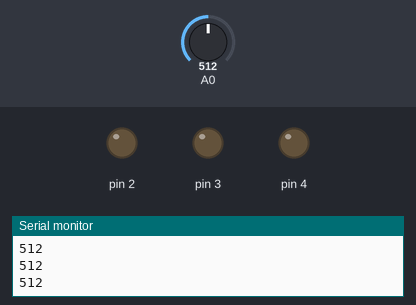
The sketch below on a simulated Arduino Uno, built with avr-gcc and run on an emulated ATmega328P. On the bench: output pins drawn as LEDs (lit = HIGH), the last lines printed to the serial monitor. The test bench sets the inputs (shaded band); at power-on: A0 = 512.

Above: at 1.2 s.
1.3 s: A0 set to 209
2.8 s: A0 set to 191
At 3.4 s:
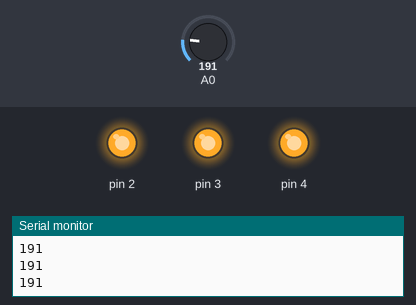
4.3 s: A0 set to 109
5.8 s: A0 set to 89
At 6.9 s:
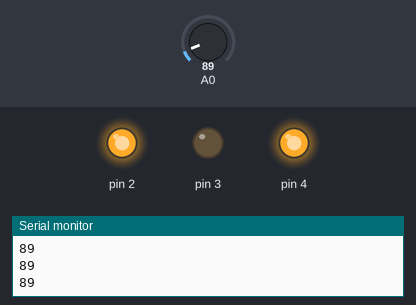
7.3 s: A0 set to 54
8.8 s: A0 set to 48
At 10.2 s:
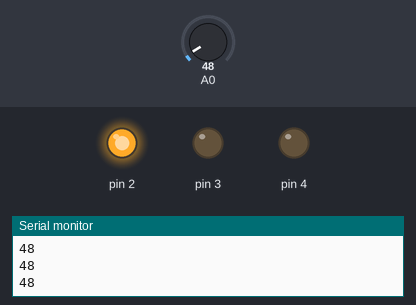
Timing chart, 0 to 11.3 s (numbered marks = the images above; inputs shaded):
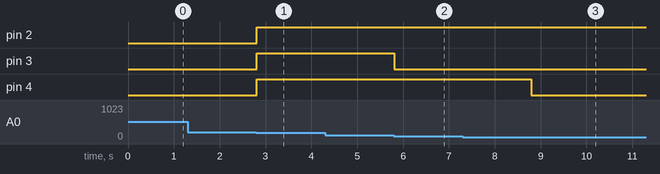

The sketch:

sketch_feb18a.ino
```cpp
void setup() {

  Serial.begin(9600);
  pinMode(2,OUTPUT);
  pinMode(3,OUTPUT);
  pinMode(4,OUTPUT);

}

// the loop routine runs over and over again forever:
void loop() {
  // read the input on analog pin 0:
  int sensorValue = analogRead(A0);
  if(sensorValue<=50){
    digitalWrite(2,1);
    digitalWrite(3,0);
    digitalWrite(4,0);

  }
  else if(sensorValue<=100){
    digitalWrite(2,1);
    digitalWrite(3,0);
     digitalWrite(4,1);
  }
  else if(sensorValue<=200){
     digitalWrite(2,1);
     digitalWrite(3,1);
     digitalWrite(4,1);
  }
  // print out the value you read:
  Serial.println(sensorValue);
  delay(1);        // delay in between reads for stability
}
```

Measured:
- the behaviour switches between 201 and 200 on A0 (found by bisection; images 0 and 1)
- the behaviour switches between 101 and 100 on A0 (found by bisection; images 1 and 2)
- the behaviour switches between 51 and 50 on A0 (found by bisection; images 2 and 3)
- after the input at 2.8 s, pin 2–4: LOW → HIGH at once
- after the input at 5.8 s, pin 3: HIGH → LOW at once
- after the input at 8.8 s, pin 4: HIGH → LOW at once
